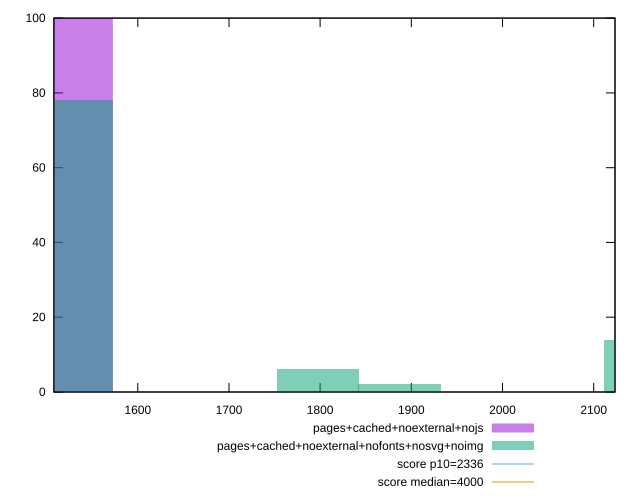

Source code (gnuplot):
reset
set terminal svg size 640, 500 enhanced background rgb 'white'
set output "report_00007_2020-12-11T15:55:29.892Z/first-meaningful-paint/comparison/histogram/10_vs_11.svg"

$pagesCachedNoexternalNojs <<EOF
1527.6236744567177 100
EOF

$pagesCachedNoexternalNofontsNosvgNoimg <<EOF
1527.6236744567177 78
2156.645187468307 14
1887.0645390347688 2
1797.2043228902562 6
EOF

set key outside below
set boxwidth 89.8602161445128
set yrange [0:100]
set style fill transparent solid 0.5 noborder

plot \
  $pagesCachedNoexternalNojs title "pages+cached+noexternal+nojs" with boxes, \
  $pagesCachedNoexternalNofontsNosvgNoimg title "pages+cached+noexternal+nofonts+nosvg+noimg" with boxes, \


reset
